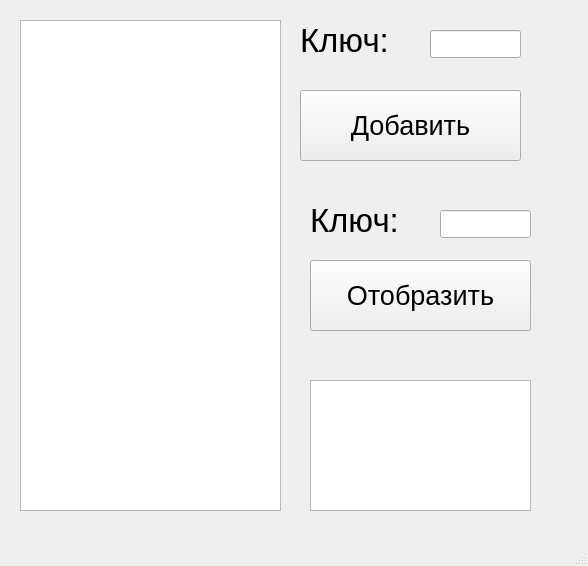
<?xml version="1.0" encoding="UTF-8"?>
<ui version="4.0">
 <class>MainWindow</class>
 <widget class="QMainWindow" name="MainWindow">
  <property name="geometry">
   <rect>
    <x>0</x>
    <y>0</y>
    <width>588</width>
    <height>566</height>
   </rect>
  </property>
  <property name="windowTitle">
   <string>MainWindow</string>
  </property>
  <widget class="QWidget" name="centralwidget">
   <widget class="QTextEdit" name="show_list">
    <property name="geometry">
     <rect>
      <x>20</x>
      <y>20</y>
      <width>261</width>
      <height>491</height>
     </rect>
    </property>
   </widget>
   <widget class="QLabel" name="label">
    <property name="geometry">
     <rect>
      <x>300</x>
      <y>0</y>
      <width>121</width>
      <height>81</height>
     </rect>
    </property>
    <property name="font">
     <font>
      <pointsize>25</pointsize>
     </font>
    </property>
    <property name="text">
     <string>Ключ:</string>
    </property>
   </widget>
   <widget class="QPushButton" name="add">
    <property name="geometry">
     <rect>
      <x>300</x>
      <y>90</y>
      <width>221</width>
      <height>71</height>
     </rect>
    </property>
    <property name="font">
     <font>
      <pointsize>20</pointsize>
     </font>
    </property>
    <property name="text">
     <string>Добавить</string>
    </property>
   </widget>
   <widget class="QLineEdit" name="key_le">
    <property name="geometry">
     <rect>
      <x>430</x>
      <y>30</y>
      <width>91</width>
      <height>28</height>
     </rect>
    </property>
   </widget>
   <widget class="QLineEdit" name="key_to_deploy">
    <property name="geometry">
     <rect>
      <x>440</x>
      <y>210</y>
      <width>91</width>
      <height>28</height>
     </rect>
    </property>
   </widget>
   <widget class="QLabel" name="label_2">
    <property name="geometry">
     <rect>
      <x>310</x>
      <y>180</y>
      <width>121</width>
      <height>81</height>
     </rect>
    </property>
    <property name="font">
     <font>
      <pointsize>25</pointsize>
     </font>
    </property>
    <property name="text">
     <string>Ключ:</string>
    </property>
   </widget>
   <widget class="QPushButton" name="deploy">
    <property name="geometry">
     <rect>
      <x>310</x>
      <y>260</y>
      <width>221</width>
      <height>71</height>
     </rect>
    </property>
    <property name="font">
     <font>
      <pointsize>20</pointsize>
     </font>
    </property>
    <property name="text">
     <string>Отобразить</string>
    </property>
   </widget>
   <widget class="QTextEdit" name="deploy_text">
    <property name="geometry">
     <rect>
      <x>310</x>
      <y>380</y>
      <width>221</width>
      <height>131</height>
     </rect>
    </property>
   </widget>
  </widget>
  <widget class="QMenuBar" name="menubar">
   <property name="geometry">
    <rect>
     <x>0</x>
     <y>0</y>
     <width>588</width>
     <height>26</height>
    </rect>
   </property>
  </widget>
  <widget class="QStatusBar" name="statusbar"/>
 </widget>
 <resources/>
 <connections/>
</ui>
